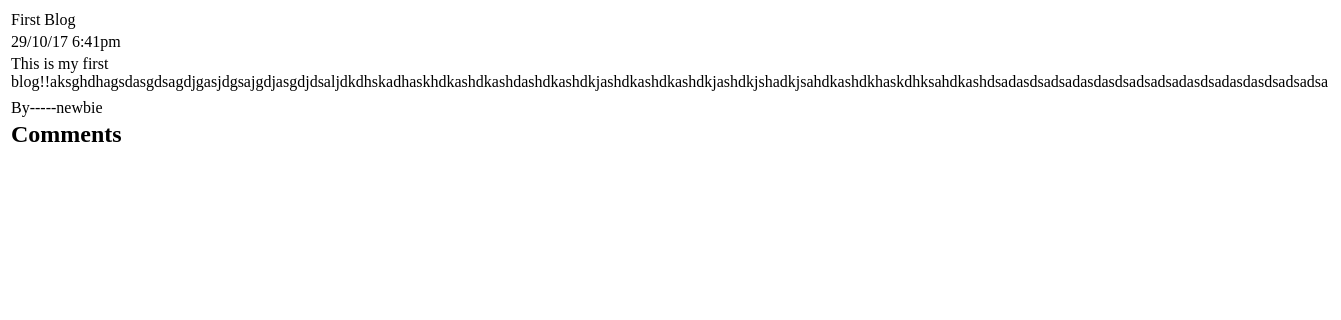
Page /blog.php/?blog_id=1 on the earlier database version.
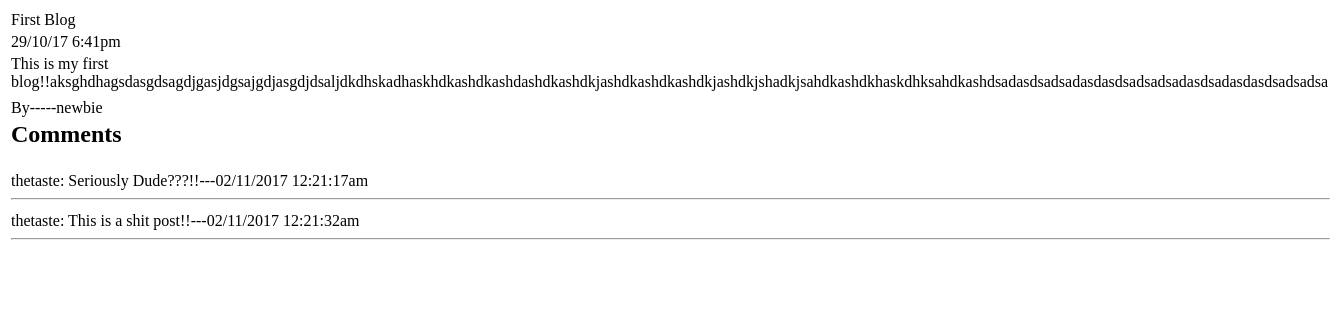
Same page on the later database version.
### tables this page shows
CREATE TABLE `blogs` (
  `blog_id` int(11) NOT NULL,
  `title` varchar(100) DEFAULT NULL,
  `body` text,
  `datetime` varchar(70) DEFAULT NULL,
  `attachment` longblob,
  `blogger_id` int(11) DEFAULT NULL,
  `name_hidden` tinyint(1) DEFAULT NULL,
  `loc_id` int(11) DEFAULT NULL
);

CREATE TABLE `users` (
  `user_id` int(11) NOT NULL,
  `fname` varchar(80) DEFAULT NULL,
  `lname` varchar(80) DEFAULT NULL,
  `age` int(11) DEFAULT NULL,
  `bdate` varchar(9) DEFAULT NULL,
  `username` varchar(120) DEFAULT NULL,
  `email` varchar(50) DEFAULT NULL,
  `password` varchar(100) DEFAULT NULL,
  `pro_pic` blob,
  `gender` varchar(20) DEFAULT NULL
);

CREATE TABLE `comments` (
  `comment_id` int(11) NOT NULL,
  `blog_id` int(11) DEFAULT NULL,
  `user_id` int(11) DEFAULT NULL,
  `body` text,
  `datetime` varchar(70) DEFAULT NULL
);

### Models.php (called while the page is built, shortened)
<?php
class Models{
    public $server;
    public $user;
    public $pass;
    public $db;
    private $conn;
    function Models($server = "localhost:3306" , $user = "root" , $pass ="" , $db = "is_that_crime")
    {
        $this->server = $server;
        $this->user = $user;
        $this->pass = $pass;
        $this->db = $db;
    }
    private function openConnection()
    {
        $this->conn = new mysqli($this->server , $this->user , $this->pass , $this->db);
        if($this->conn->connect_error)
        {
            $this->errorMessage($this->conn->connect_error);
            return false;
        }
        else
            return true;
    }
    function executeQuery($query)
    {
        if($this->openConnection())
        {
            if($this->result = $this->conn->query($query))
            {
                if($this->result->num_rows > 0)
                {
                    return $this->result;
                }
                else
                {
                    return false;
                }
            }
            else
            {
                $this->errorMessage($this->conn->error);
                return false;
            }
        }
        else
        {
            $this->errorMessage($this->conn->error);
            return false;
        }
    }
}
?>

### blog.php (the view, shortened to what this page needs)
<html>
<head>
        <?php
            require("Models.php");
            $db = new Models();
         ?>
</head>
<body>
    <table>
        <?php
            if(isset($_GET["blog_id"]))
            {
                $id = $_GET["blog_id"];
                $result = $db->executeQuery("select * from blogs where blog_id = $id");
                $blog = $result->fetch_assoc();
                $blogger = "Anonymous";
                if(!$blog["name_hidden"])
                {
                    $blogger_id = $blog["blogger_id"];
                    $idresult = $db->executeQuery("select username from users where user_id in (select blogger_id from blogs where blogger_id = $blogger_id);");
                    $blogger_name_row = $idresult->fetch_assoc();
                    $blogger = $blogger_name_row["username"];
                }
                echo "<tr>";
                echo "<td>";
                echo $blog["title"];
                echo "</td>";
                echo "</tr>";
                echo "<tr>";
                echo "<td>";
                echo $blog["datetime"];
                echo "</td>";
                echo "</tr>";
                echo "<tr>";
                echo "<td>";
                echo $blog["body"];
                echo "</td>";
                echo "</tr>";
                echo "<tr>";
                echo "<td>";
                echo "</td>";
                echo "</tr>";
                echo "<tr>";
                echo "<td>";
                echo "By-----".$blogger;
                echo "</td>";
                echo "</tr>";
                echo "<tr>";
                echo "<td>";
                echo "<h2>Comments</h2>";
                echo "</td>";
                echo "</tr>";
                $commentResult = $db->executeQuery("select * from comments where blog_id = $id");
                if($commentResult)
                {
                    while($row = $commentResult->fetch_assoc())
                    {
                        $username = $db->executeQuery("select username from users where user_id = {$row['user_id']}");
                        $username = $username->fetch_assoc();
                        $username = $username["username"];
                        echo "<tr>";
                        echo "<td>";
                        echo "$username:  {$row['body']}---{$row["datetime"]}<hr />";
                        echo "</td>";
                        echo "</tr>";
                    }
                }
            }
            else
            {
                echo "Do Not Mess Up The URL";
            }
         ?>
    </table>
</body>
</html>

Differences in the rows shown:
added comments: user.username "thetaste", body "Seriously Dude???!!", datetime "02/11/2017 12:21:17am"
added comments: user.username "thetaste", body "This is a shit post!!", datetime "02/11/2017 12:21:32am"
